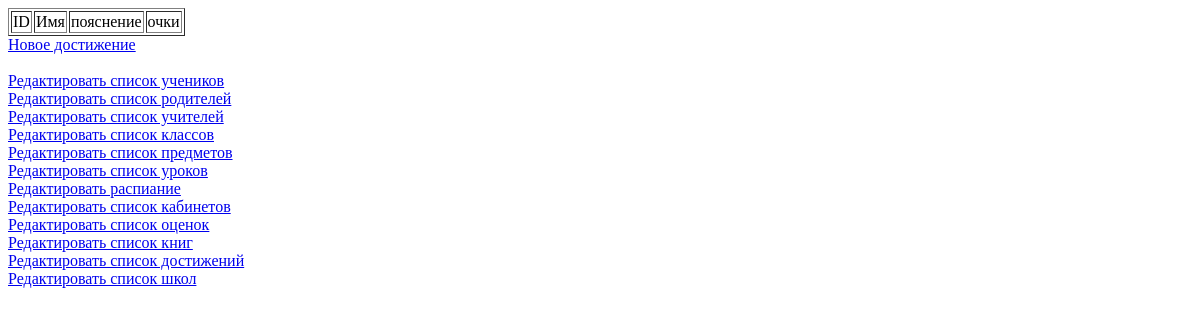
/admin_panel/achievements (signed in), run on an earlier commit of the app's database.
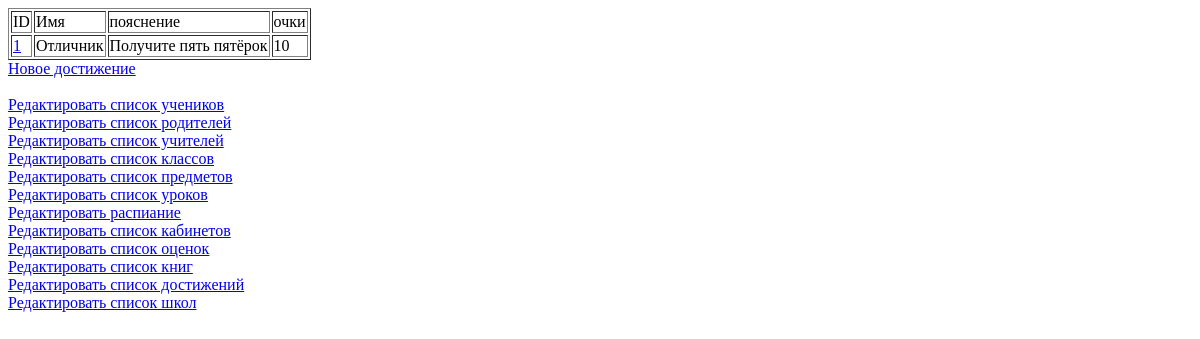
And on a later commit of the database.
### app/models.py (models this page shows, shortened)
class Achievement(db.Model):
    id_ = sqlalchemy.Column(sqlalchemy.Integer, primary_key=True, autoincrement=True)
    name = sqlalchemy.Column(sqlalchemy.String(32), nullable=False)
    text = sqlalchemy.Column(sqlalchemy.String(50))
    score = sqlalchemy.Column(sqlalchemy.Integer, nullable=False)

### app/admin_panel.py (the view)
@application.route("/admin_panel/achievements")
@roles_required(Role.Admin)
def admin_panel_achievements():
    return render_template("admin/achievements.html", achievements=parse_filter(models.Achievement))

### app/admin_panel.py (called while the page is built)
def parse_filter(class_):
    params = list(request.args.keys())
    if len(params) and hasattr(class_, params[0]):
        field = params[0]
        data = request.args[field]
        results = class_.query.filter_by(**{field: data})  # 'class_' is database model
        return results
    else:
        return class_.query.all()

### app/authorization.py (called while the page is built)
@loginManager.user_loader
def load_user(user_id):
    return models.User.query.get(int(user_id))

### app/models.py (called while the page is built)
    def has_roles(self, *roles):
        if roles[0] == Role.Parent:
            if self.type == 1 or self.type == 2:
                return True
        elif int(roles[0]) == self.type:
            return True
        else:
            return False

### app/templates/admin/achievements.html (shortened to what this page needs)
{% extends "/admin/base.html" %}
{% block main %}
    <table border="1">
        <tr>
            <td>ID</td>
            <td>Имя</td>
            <td>пояснение</td>
            <td>очки</td>
        </tr>
        {% for achievement in achievements %}
        <tr>
            <td>
                <a href="{{ url_for('admin_panel_achievements_update', id_=achievement.id_) }}">{{ achievement.id_ }}</a>
            </td>
            <td>{{ achievement.name }}</td>
            <td>{{ achievement.text }}</td>
            <td>{{ achievement.score }}</td>
        </tr>
        {% endfor %}
    </table>
    <div>
        <a href="{{ url_for('admin_panel_achievements_new') }}">Новое достижение</a>
    </div>
{% endblock %}

What changed in the data, as far as the page shows it:
added Achievement: id_ "1", name "Отличник", text "Получите пять пятёрок", score "10"
